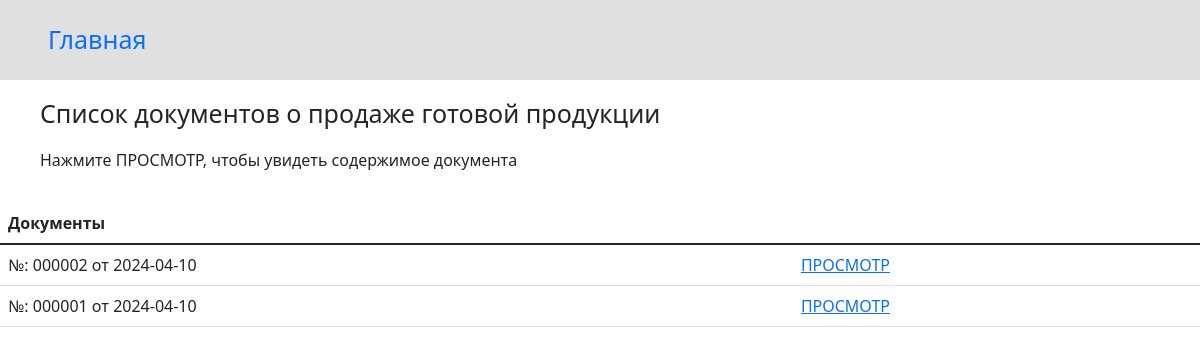
Page /show_doc_prod_out/ on the committed database.
### store_app/models.py (models this page shows)
class DocProdOut(models.Model):
    doc_prod_out_num = models.CharField(max_length=50, unique=True, verbose_name='Номер документа')
    doc_prod_out_date = models.DateField(verbose_name='Дата')
    customer = models.ForeignKey(Customer, on_delete=models.CASCADE, verbose_name='Покупатель')
    prod_warehouse = models.ForeignKey(ProductWarehouse, on_delete=models.CASCADE, default=1, verbose_name='Склад')
    doc_prod_out_sum = models.DecimalField(max_digits=12, decimal_places=2, null=True, blank=True, default=0, verbose_name='Сумма')
    def __str__(self):
        return f'№: {self.doc_prod_out_num} от {self.doc_prod_out_date}'

### store_app/views.py (the view)
# urls.py: path('show_doc_prod_out/', views.show_doc_prod_out),
def show_doc_prod_out(request):
    docs = DocProdOut.objects.all()
    return render(request, "show_doc_prod_out.html", {"docs": docs})

### templates/show_doc_prod_out.html (shortened to what this page needs)
<!DOCTYPE html>
<html lang="ru">
  <head>
    <link href="https://cdn.jsdelivr.net/npm/bootstrap@5.1.3/dist/css/bootstrap.min.css" rel="stylesheet">
  </head>
  <body>
  <header style="background-color: rgb(225, 224, 224);">
    <div class="text-bg-light p-2">
       <a class="nav-item nav-link" href="/" style="font-size: 25px; padding: 13px 40px;">Главная</a>
    </div>
  </header>
  <main>
  <div style="padding: 15px 40px;">
    <p style="font-size: 25px;">Список документов о продаже готовой продукции</p>
    <p>Нажмите ПРОСМОТР, чтобы увидеть содержимое документа</p>
  </div>
  <table class="table table-hover">
  <thead>
    <tr>
      <th scope="col">Документы</th><th></th>
    </tr>
  </thead>
    <tbody>
      {% for doc in docs %}
      <tr>
        <td scope="row">{{doc}}</td>
        <td><a href="/show_doc_prod_out/show_selected_doc_prod_out/{{doc.id}}">ПРОСМОТР</a></td>
      </tr>
      {% endfor %}
    </tbody>
  </table>
  </main>
  </body>
</html>

### rows in the picture
DocProdOut: doc_prod_out_num+doc_prod_out_date "№: 000002 от 2024-04-10"
DocProdOut: doc_prod_out_num+doc_prod_out_date "№: 000001 от 2024-04-10"
